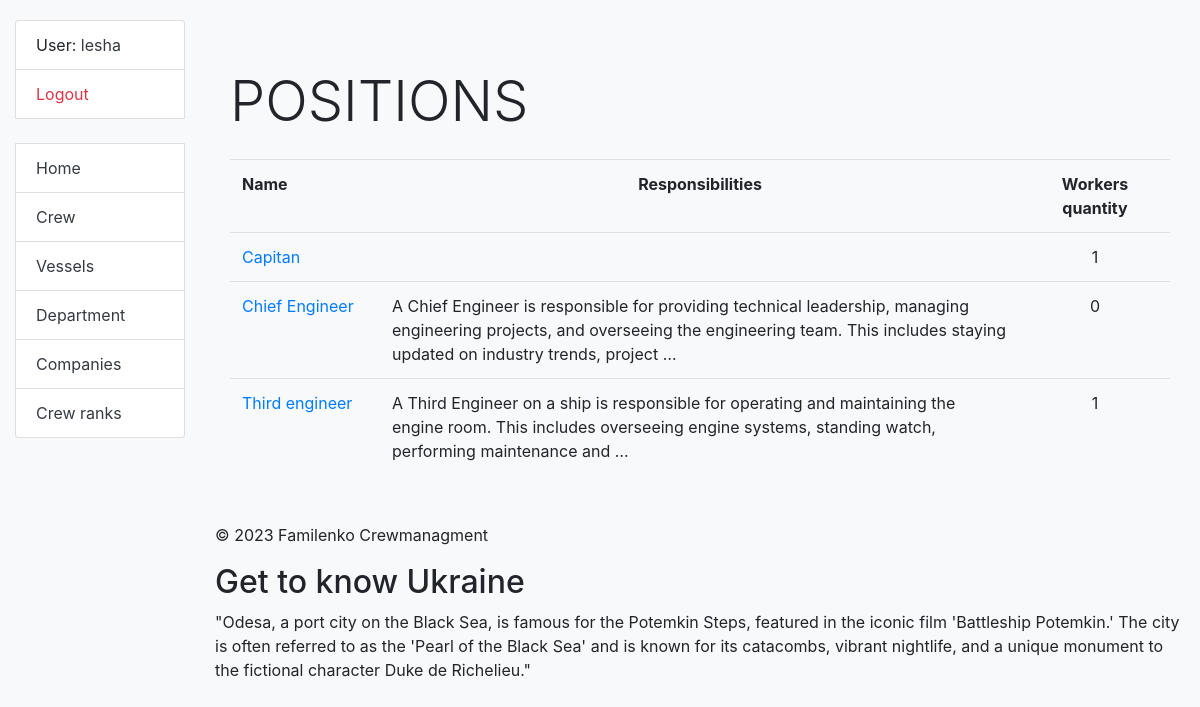
/position/ (signed in), run on an earlier commit of the app's database.
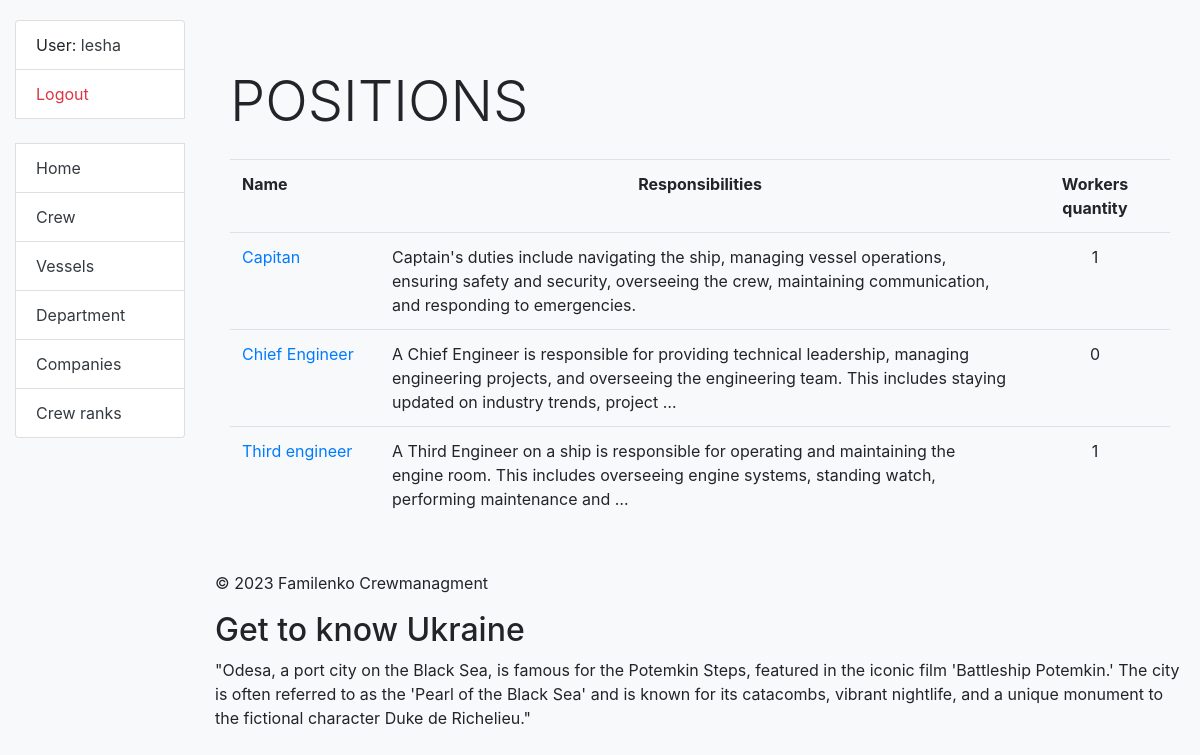
And on a later commit of the database.
### crewing/models.py (models this page shows, shortened)
class Position(models.Model):
    name = models.CharField(max_length=50, unique=True)
    responsibility = models.TextField(blank=True, null=True)
    class Meta:
        verbose_name = "position"
        verbose_name_plural = "positions"
        ordering = ["name"]
    def get_absolute_url(self):
        return reverse("crewing:position-detail", kwargs={"pk": self.pk})

### crewing/views.py (the view)
# urls.py: path("position/", PositionListView.as_view(), name="position-list"),
class PositionListView(LoginRequiredMixin, generic.ListView):
    model = Position
    context_object_name = "position_list"
    template_name = "crewing/position/list.html"
    paginate_by = 5
    def get_context_data(self, **kwargs):
        context = super().get_context_data(**kwargs)
        positions = context['position_list']
        positions_workers_count = {}
        for position in positions:
            workers_count = Crew.objects.filter(position=position).count()
            positions_workers_count[position.id] = workers_count
        context['workers_count'] = positions_workers_count
        return context

### crewing/context_processors.py (called while the page is built)
def get_interesting_fact(request: HttpRequest) -> dict:
    with open("crewing/data_for_footer.json", "r") as f:
        history_data = f.read().split("\n")
    history = random.choice(history_data)
    return {"history": history}

### crewing/models.py (called while the page is built)
    def get_absolute_url(self):
        return reverse("crewing:crew-detail", kwargs={"pk": self.pk})

### crewing/templatetags/custom_filter.py (called while the page is built)
@register.filter(name='get_item')
def get_item(dictionary, key):
    return dictionary.get(key, None)

### templates/crewing/position/list.html
{% extends "base.html" %}
{% load custom_filter %}
{% load crispy_forms_filters %}
{% block content %}
  <div class="container mt-5">
    <h1 class="display-4 mb-4">
      POSITIONS
    </h1>
    {% if position_list %}
      <table class="table">
        <tr>
          <th>Name</th>
          <th style="text-align: center;">Responsibilities</th>
          <th style="width: 150px; text-align: center;">Workers quantity</th>
        </tr>
        {% for position in position_list %}
          <tr>
            <td style="width: 150px;">
                <a href="{{ position.get_absolute_url }}">{{ position.name }}</a>
            </td>
            <td>
              {{ position.responsibility|truncatewords:25 }}
            </td>
            <td style="width: 150px; text-align: center;">
              {{ workers_count|default:"N/A"|get_item:position.id }}
            </td>
          </tr>
        {% endfor %}
      </table>
    {% else %}
        <p>There are no vessels type in the service.</p>
    {% endif %}
  </div>
{% endblock %}

What changed in the data, as far as the page shows it:
changed Position "Capitan": responsibility (not shown) → "Captain's duties include navigating the ship, managing vessel operations, ensuring safety and security, overseeing the crew, maintaining communication, and responding to emergencies."
